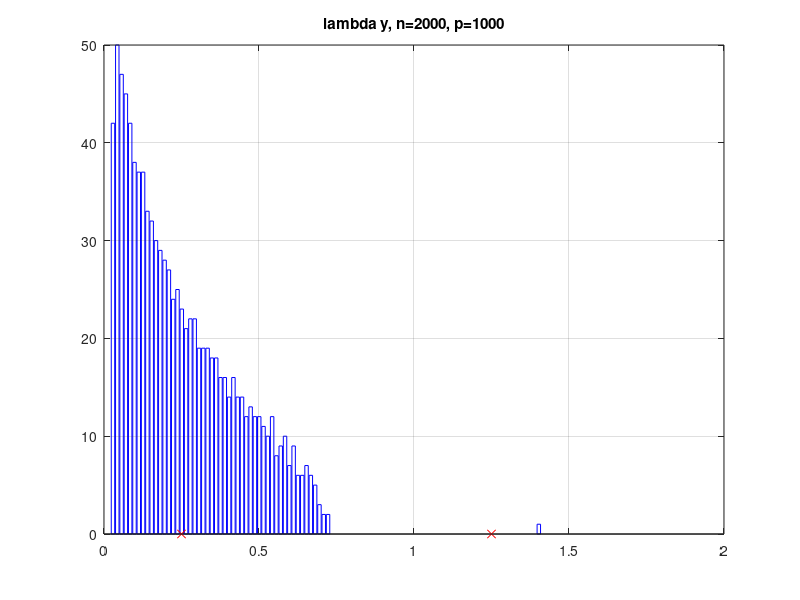
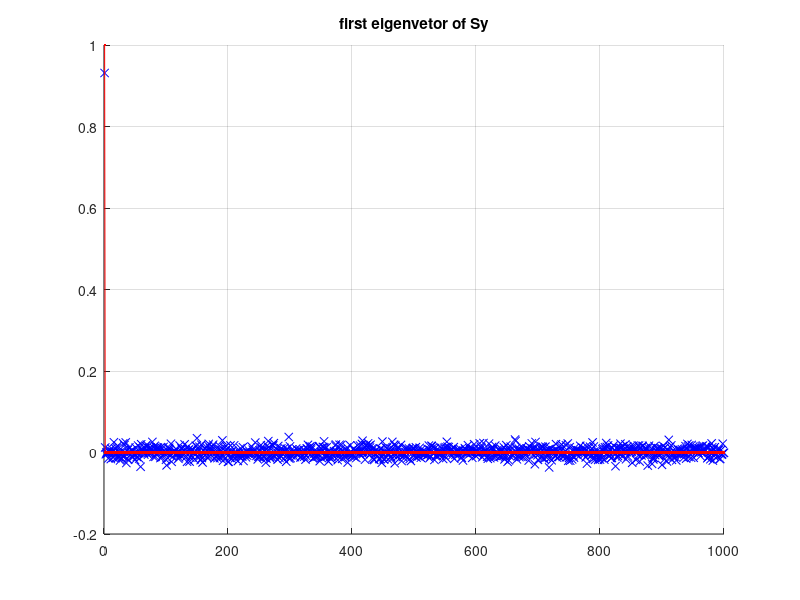
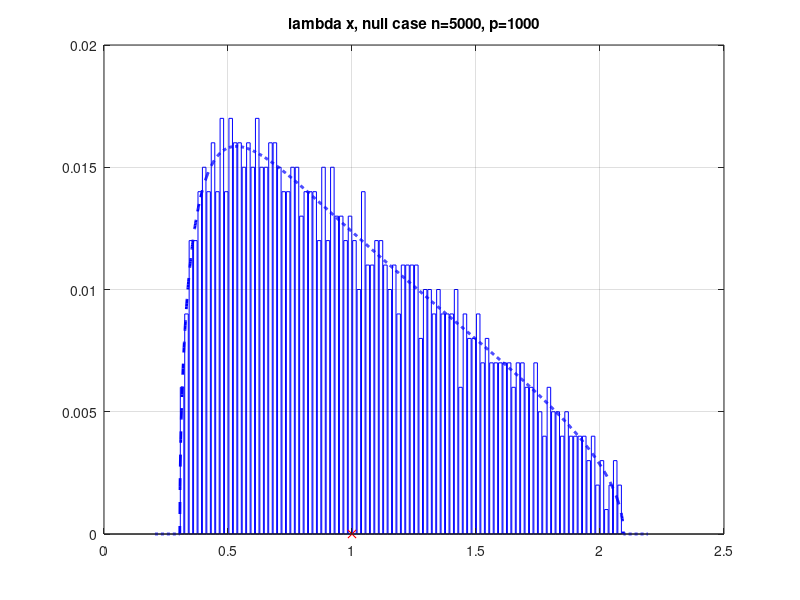

MATLAB code for these plots, in order:
% loss of consistency for large-p PCA

clear all; close all; rng(2017);

%% the signal + noise case

n=2000;
%n=4000;
%n=1000;
%p=100;
p=1000;

u=zeros(p,1);
u(1)=1;


sigz=.5;

SNR=1/sigz^2

SNR_th=sqrt(p/n)

%%

x=u*randn(1,n);
y=x + sigz*randn(p,n);

Sy = (y*y')/n;

%
[v,d]=eig(Sy);
[lambda_y, tmp]=sort(diag(d),'descend');
psi_y=v(:,tmp);

lambda_y_pop = norm(u)^2+sigz^2

figure(2),clf;
%hist(lambda_y,100);
[nout,xout]=hist(lambda_y,100); 
bar(xout,nout,'Edgecolor','b','Facecolor','w'); grid on;
hold on; 
plot(lambda_y_pop,0,'xr');
plot(sigz^2,0,'xr');
grid on; title(sprintf('lambda y, n=%d, p=%d', n, p));
axis([0,2,0,50])

%
figure(3),clf;hold on;
p1=psi_y(:,1);
if p1'*u < 0
    p1=-p1;
end
plot(p1,'xb')
plot(u,'.-r')
title('first eigenvetor of Sy')
grid on;

%%

%%


%% the null case

n=2000;
n=5000;

%n=10000;
p=1000;

x=randn(p,n);
Sx= (x*x')/n;

%
[v,d]=eig(Sx);
[lambda_x, tmp]=sort(diag(d),'descend');
psi_x=v(:,tmp);

lambda_x_pop = 1

%%

gm=p/n;
a=(1-sqrt(gm))^2;
b=(1+sqrt(gm))^2;
tt=max(0,a-0.1):1e-3:b+0.1;

func_MP=@(t) ( (t<b).*(t>a) ).*sqrt((b-t).*(t-a))./(2*pi*gm*t);

pp=func_MP(tt);
%%

figure(4),clf;
%hist(lambda_y,100);
[nout,xout]=hist(lambda_x,100); 
bar(xout,nout/p,'Edgecolor','b','Facecolor','w'); grid on;
hold on; 
plot(lambda_x_pop,0,'xr');
plot(tt,pp*(xout(2)-xout(1)),'--b','Linewidth',2);
grid on; title(sprintf('lambda x, null case n=%d, p=%d', n, p));
